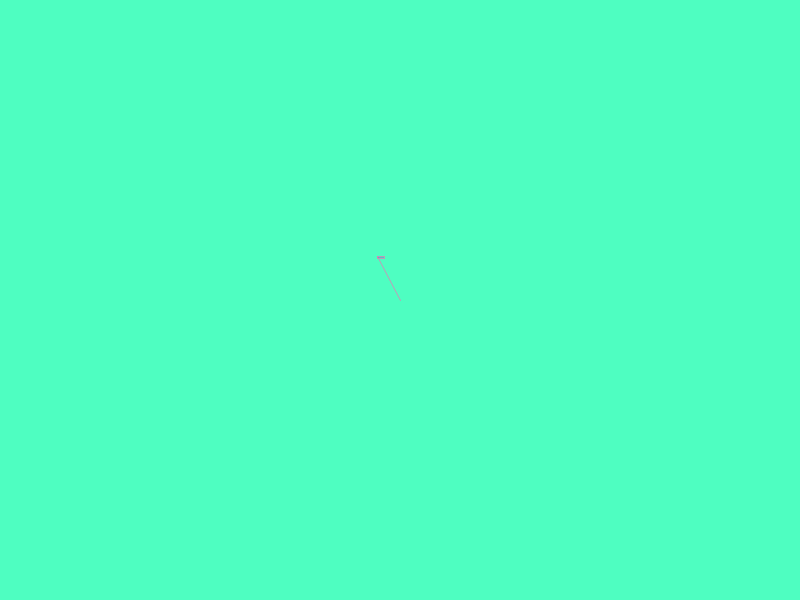
Frame 1 (no input)
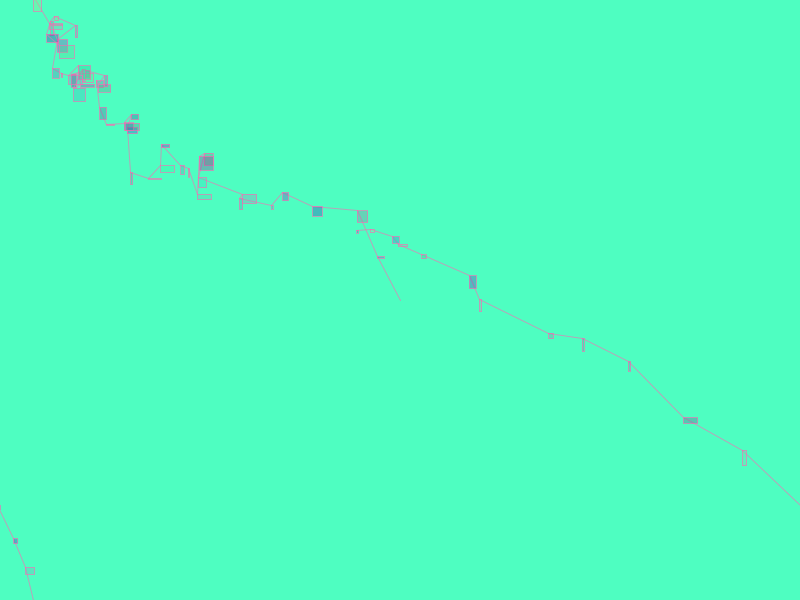
Frame 60 (the mouse pressed at the canvas centre just before this capture)
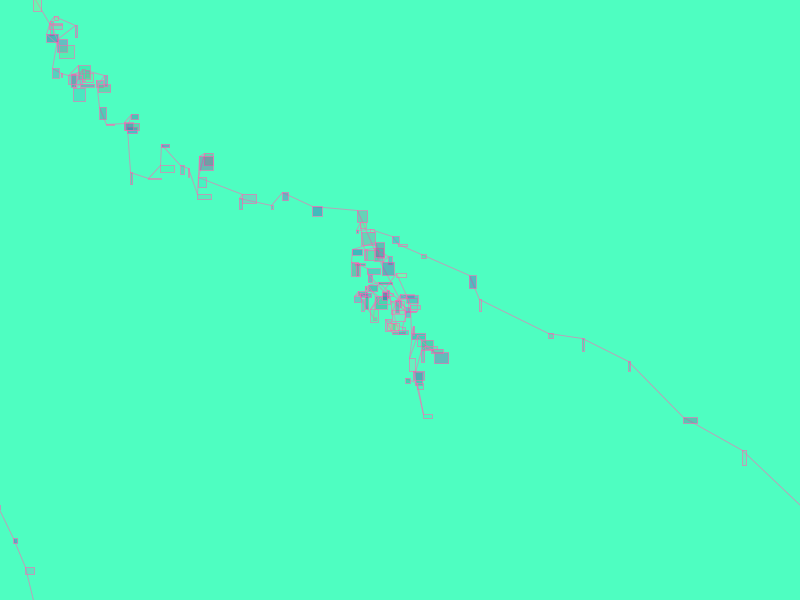
Frame 120 (the mouse held since frame 60 and released just before this capture)

The Processing sketch that drew these frames (run headless with seeded random() and noise(); from frame 60 on, the mouse is pressed at the canvas centre):

// Processing sketch: drawingmachine
// ── drawingmachine.pde
//my second sketch: learn to be drunk
//the buggie follows my mouse while leaves out a drunken trace behind
 float w,h,r,g,b,y1,x1,y2,x2; //global variables
 
 //This setting is modified from Luke's sketch, A_moredrawing
 
 
// hit play to run
void setup()
{
  size(800,600);  //size of canvas
  
  background(78,254,193); //BC color: indigo
  
  x1= width/2;
  y1= height/2;
  //let the doodle start from XXX location. width and height of canvas
  
}


//run in every frame
void draw ()
{

  // this fades out the previous stuff. add a "screen" on the top
  noStroke();
  fill(220, 254, 193, 0);
  rect(0, 0, width, height);
  
  //distance the buggie is from the mouse
  float dx = (mouseX-x1)/10.; //the smaller the denominator the closer the buggie is
  float dy = (mouseY-y1)/10.;
  
  float drunkx = 0.;  //(horizontal drunken movement)
  drunkx += random(-20, 20);
  drunkx += random(-20, 20);
  drunkx += random(-20, 20);
  drunkx += random(-20, 20);
  drunkx += random(-20, 20);
  drunkx += random(-20, 20); //accumulate randomness
  drunkx = drunkx / 3.;  //the smaller the denominator the more random the horizontal movement is
  
  float drunky = 0.;   //(vertical drunken movement)
  drunky += random(-20, 20);
  drunky += random(-20, 20);
  drunky += random(-20, 20);
  drunky += random(-20, 20);
  drunky += random(-20, 20);
  drunky += random(-20, 20);
  drunky = drunky / 2.; //the smaller the denominator the more random the vertical movement is
  // increase the randomness of vertical movement
  
  
  // this adds the distance and some drunkness to the position(movement)
  x2 = x1+random(min(0, dx), max(0, dx))+drunkx;  //follow mouse horizontally
  y2 = y1+random(min(0, dy), max(0, dy))+drunky;  //follow mouse vertically
  
  //set up range for movement (x1,x2,y1,y2)
  //x2= x1+random(-20,20);
  //y2= y1+random(-20,20);
  
  //set up color range for variables
  r= random(0,180);
  g= random(0,255);
  b= random(120,200);
  
  
  //make a trace
  noFill(); //dont draw a fill
  stroke(255,101,178,150); //set stroke to pink
  line(x1,y1,x2,y2); //must put the object under its seting of fill and stroke
  
  float w= random(1,15);
  float h= random(1,15);
  fill(r,g,b,70); //color orange
  rect(x2,y2,w,h); //make the none variables more random
  
  //stash new x and y for a new round. setting them equal we don't need to check the boundary twice
  x1=x2;
  y1=y2;
  
  //boundaries
  if (x1>width) x1=0;
  if (x1<0) x1=width;
  if (y1>height)  y1=0;
  if (y1<0) y1=height;
}
 
  //erase everything when I press 'f'
  void keyPressed()
  {
    if(key=='f') background(78,254,193); //the key can be changed
  }
